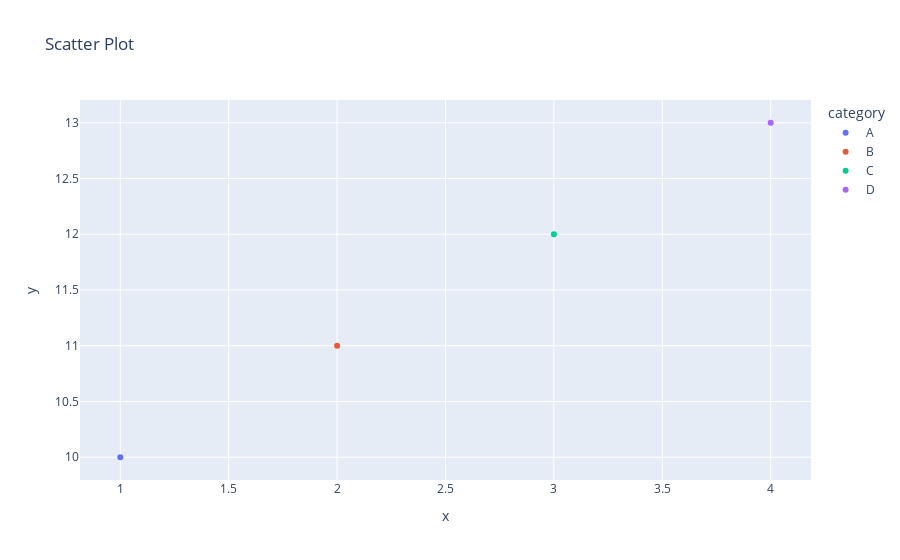

Notebook cell for this chart:
### Markdown cell above
## Plotly express

### Code cell
import plotly.express as px
import pandas as pd

# Sample DataFrame
df = pd.DataFrame({
    'x': [1, 2, 3, 4],
    'y': [10, 11, 12, 13],
    'category': ['A', 'B', 'C', 'D']
})

# Create a basic scatter plot
fig = px.scatter(df, x='x', y='y', color='category', title='Scatter Plot')

fig.show()

### Figure 1 — Plotly figure (JSON) as saved in the notebook; plotly's stock layout.template omitted (floating-point values rounded to 4 significant figures)
{"data": [{"hovertemplate": "category=A<br>x=%{x}<br>y=%{y}<extra></extra>", "legendgroup": "A", "marker": {"color": "#636efa", "symbol": "circle"}, "mode": "markers", "name": "A", "orientation": "v", "showlegend": true, "type": "scatter", "x": [1], "xaxis": "x", "y": [10], "yaxis": "y"}, {"hovertemplate": "category=B<br>x=%{x}<br>y=%{y}<extra></extra>", "legendgroup": "B", "marker": {"color": "#EF553B", "symbol": "circle"}, "mode": "markers", "name": "B", "orientation": "v", "showlegend": true, "type": "scatter", "x": [2], "xaxis": "x", "y": [11], "yaxis": "y"}, {"hovertemplate": "category=C<br>x=%{x}<br>y=%{y}<extra></extra>", "legendgroup": "C", "marker": {"color": "#00cc96", "symbol": "circle"}, "mode": "markers", "name": "C", "orientation": "v", "showlegend": true, "type": "scatter", "x": [3], "xaxis": "x", "y": [12], "yaxis": "y"}, {"hovertemplate": "category=D<br>x=%{x}<br>y=%{y}<extra></extra>", "legendgroup": "D", "marker": {"color": "#ab63fa", "symbol": "circle"}, "mode": "markers", "name": "D", "orientation": "v", "showlegend": true, "type": "scatter", "x": [4], "xaxis": "x", "y": [13], "yaxis": "y"}], "layout": {"legend": {"title": {"text": "category"}, "tracegroupgap": 0}, "title": {"text": "Scatter Plot"}, "xaxis": {"anchor": "y", "domain": [0, 1], "title": {"text": "x"}}, "yaxis": {"anchor": "x", "domain": [0, 1], "title": {"text": "y"}}}}
